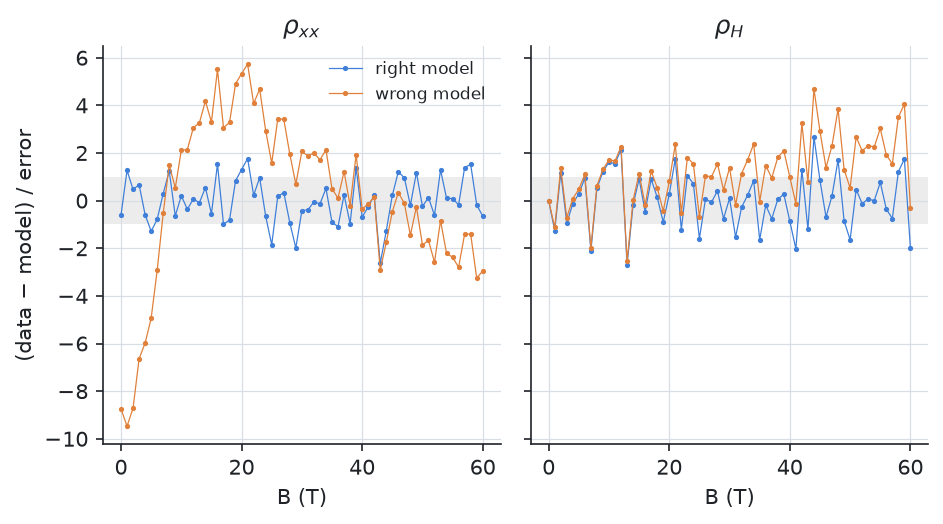

Write Python code to recreate this figure.
from _data import d, data, rate, surface

# --8<-- [start:example]
import numpy as np
from quantalyze.beta import boltzmann_fitting as bzf


def hot_spots(phi, gamma0, height, width=0.3):  # a plausible but wrong model
    return gamma0 + height * sum(np.exp((np.cos(phi - p) - 1) / width**2)
                                 for p in (0, np.pi / 2, np.pi, 3 * np.pi / 2))


errors = dict(resistivity_error="resistivity_error", hall_resistivity_error="hall_resistivity_error")
fits = {
    "right model": bzf.fit_transport(data, surface, rate=rate, p0={"gamma0": 1e12, "gamma1": 1e12},
                                     layer_spacing=d, extrapolate=True, **errors),
    "wrong model": bzf.fit_transport(data, surface, rate=hot_spots, p0={"gamma0": 1e12, "height": 1e12},
                                     layer_spacing=d, extrapolate=True, **errors),
}

# Normalised residuals, (data − model)/error: noise if the model is right, structure if not.
residuals = {}
for label, result in fits.items():
    model = result.evaluate(data["field"])
    residuals[label] = {c: (data[c] - model[c]) / data[f"{c}_error"] for c in ("resistivity", "hall_resistivity")}
    print(f"{label}: χ²/ν = {result.reduced_chi_squared:.1f}")
# --8<-- [end:example]

import matplotlib.pyplot as plt

fig, axes = plt.subplots(1, 2, sharey=True)
for ax, column, title in zip(axes, ("resistivity", "hall_resistivity"), (r"$\rho_{xx}$", r"$\rho_H$")):
    for label in fits:
        ax.plot(data["field"], residuals[label][column], ".-", ms=3, lw=0.6, label=label)
    ax.axhspan(-1, 1, color="0.5", alpha=0.15, lw=0)
    ax.set(xlabel="B (T)", title=title)
axes[0].set_ylabel("(data − model) / error")
axes[0].legend(fontsize=8)
fig.tight_layout()
